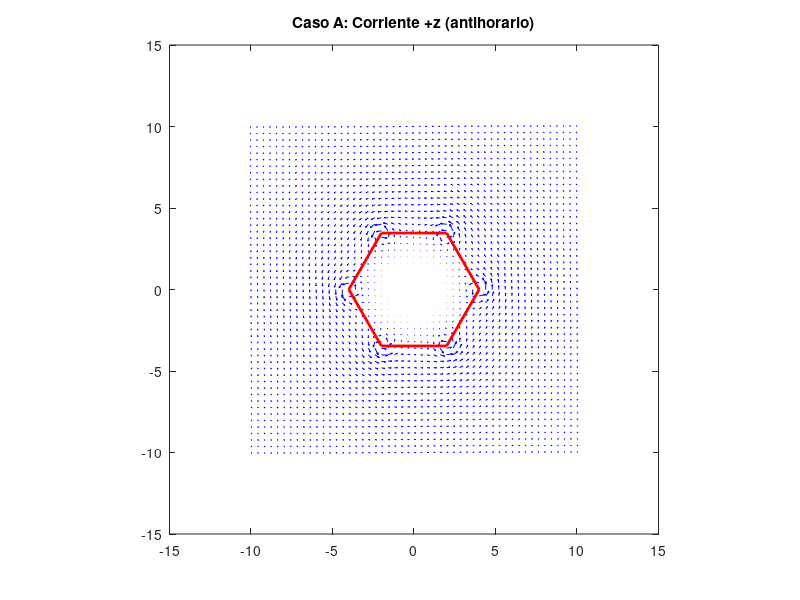
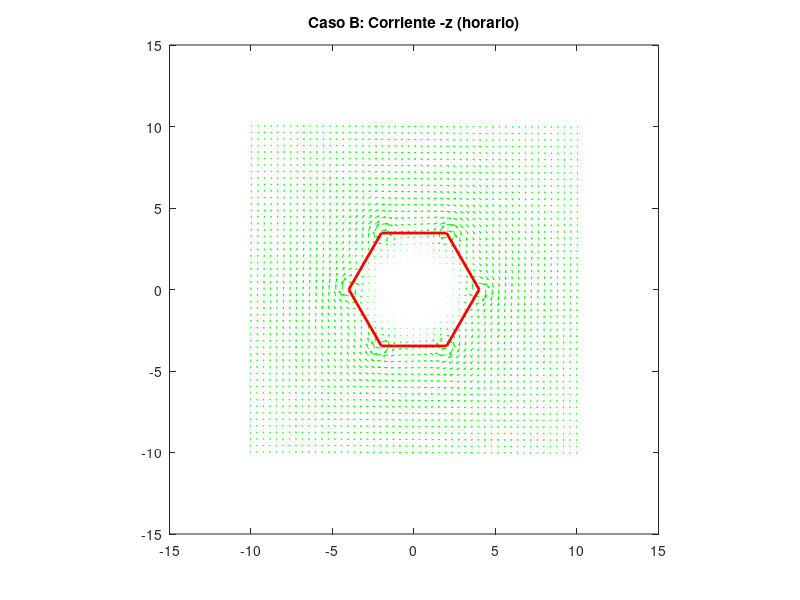

Write the MATLAB code that produced these figures, in order.
% CASO A: Corriente en dirección +z (antihorario)
clear; clf; hold off;
xa=-10:0.4:10;
ya=-10:0.4:10;
[x,y]=meshgrid(xa,ya);

% Parámetros del hexágono
a = 4;  % radio del hexágono (distancia del centro a vértice)
I = 1;  % intensidad de corriente

% Vértices del hexágono regular centrado en el origen
% Ángulos: 0°, 60°, 120°, 180°, 240°, 300°
x1 = a;           y1 = 0;              % vértice 1 (0°)
x2 = a/2;         y2 = a*sqrt(3)/2;    % vértice 2 (60°)
x3 = -a/2;        y3 = a*sqrt(3)/2;    % vértice 3 (120°)
x4 = -a;          y4 = 0;              % vértice 4 (180°)
x5 = -a/2;        y5 = -a*sqrt(3)/2;   % vértice 5 (240°)
x6 = a/2;         y6 = -a*sqrt(3)/2;   % vértice 6 (300°)

% Campo magnético de cada lado del hexágono (antihorario)
% Lado 1-2
r12_sq = (x-x1).^2 + (y-y1).^2;
r12_sq(r12_sq < 0.1) = 0.1;
Bx12 = -I*(y-y1)./r12_sq;
By12 = I*(x-x1)./r12_sq;

% Lado 2-3
r23_sq = (x-x2).^2 + (y-y2).^2;
r23_sq(r23_sq < 0.1) = 0.1;
Bx23 = -I*(y-y2)./r23_sq;
By23 = I*(x-x2)./r23_sq;

% Lado 3-4
r34_sq = (x-x3).^2 + (y-y3).^2;
r34_sq(r34_sq < 0.1) = 0.1;
Bx34 = -I*(y-y3)./r34_sq;
By34 = I*(x-x3)./r34_sq;

% Lado 4-5
r45_sq = (x-x4).^2 + (y-y4).^2;
r45_sq(r45_sq < 0.1) = 0.1;
Bx45 = -I*(y-y4)./r45_sq;
By45 = I*(x-x4)./r45_sq;

% Lado 5-6
r56_sq = (x-x5).^2 + (y-y5).^2;
r56_sq(r56_sq < 0.1) = 0.1;
Bx56 = -I*(y-y5)./r56_sq;
By56 = I*(x-x5)./r56_sq;

% Lado 6-1
r61_sq = (x-x6).^2 + (y-y6).^2;
r61_sq(r61_sq < 0.1) = 0.1;
Bx61 = -I*(y-y6)./r61_sq;
By61 = I*(x-x6)./r61_sq;

% Campo total
Bx = Bx12 + Bx23 + Bx34 + Bx45 + Bx56 + Bx61;
By = By12 + By23 + By34 + By45 + By56 + By61;

% Graficar
quiver(x,y,Bx,By,'b');
hold on;
% Dibujar hexágono
plot([x1 x2 x3 x4 x5 x6 x1], [y1 y2 y3 y4 y5 y6 y1], 'r-', 'LineWidth', 2);
title('Caso A: Corriente +z (antihorario)');
axis square;

% CASO B: Corriente en dirección -z (horario)
figure;
clear; clf; hold off;
xa=-10:0.4:10;
ya=-10:0.4:10;
[x,y]=meshgrid(xa,ya);

% Parámetros del hexágono
a = 4;  % radio del hexágono
I = -1; % intensidad de corriente (negativa para horario)

% Vértices del hexágono regular centrado en el origen
x1 = a;           y1 = 0;              % vértice 1 (0°)
x2 = a/2;         y2 = a*sqrt(3)/2;    % vértice 2 (60°)
x3 = -a/2;        y3 = a*sqrt(3)/2;    % vértice 3 (120°)
x4 = -a;          y4 = 0;              % vértice 4 (180°)
x5 = -a/2;        y5 = -a*sqrt(3)/2;   % vértice 5 (240°)
x6 = a/2;         y6 = -a*sqrt(3)/2;   % vértice 6 (300°)

% Campo magnético de cada lado del hexágono (horario: orden inverso)
% Lado 1-6
r16_sq = (x-x1).^2 + (y-y1).^2;
r16_sq(r16_sq < 0.1) = 0.1;
Bx16 = -I*(y-y1)./r16_sq;
By16 = I*(x-x1)./r16_sq;

% Lado 6-5
r65_sq = (x-x6).^2 + (y-y6).^2;
r65_sq(r65_sq < 0.1) = 0.1;
Bx65 = -I*(y-y6)./r65_sq;
By65 = I*(x-x6)./r65_sq;

% Lado 5-4
r54_sq = (x-x5).^2 + (y-y5).^2;
r54_sq(r54_sq < 0.1) = 0.1;
Bx54 = -I*(y-y5)./r54_sq;
By54 = I*(x-x5)./r54_sq;

% Lado 4-3
r43_sq = (x-x4).^2 + (y-y4).^2;
r43_sq(r43_sq < 0.1) = 0.1;
Bx43 = -I*(y-y4)./r43_sq;
By43 = I*(x-x4)./r43_sq;

% Lado 3-2
r32_sq = (x-x3).^2 + (y-y3).^2;
r32_sq(r32_sq < 0.1) = 0.1;
Bx32 = -I*(y-y3)./r32_sq;
By32 = I*(x-x3)./r32_sq;

% Lado 2-1
r21_sq = (x-x2).^2 + (y-y2).^2;
r21_sq(r21_sq < 0.1) = 0.1;
Bx21 = -I*(y-y2)./r21_sq;
By21 = I*(x-x2)./r21_sq;

% Campo total
Bx = Bx16 + Bx65 + Bx54 + Bx43 + Bx32 + Bx21;
By = By16 + By65 + By54 + By43 + By32 + By21;

% Graficar
quiver(x,y,Bx,By,'g');
hold on;
% Dibujar hexágono
plot([x1 x2 x3 x4 x5 x6 x1], [y1 y2 y3 y4 y5 y6 y1], 'r-', 'LineWidth', 2);
title('Caso B: Corriente -z (horario)');
axis square;
